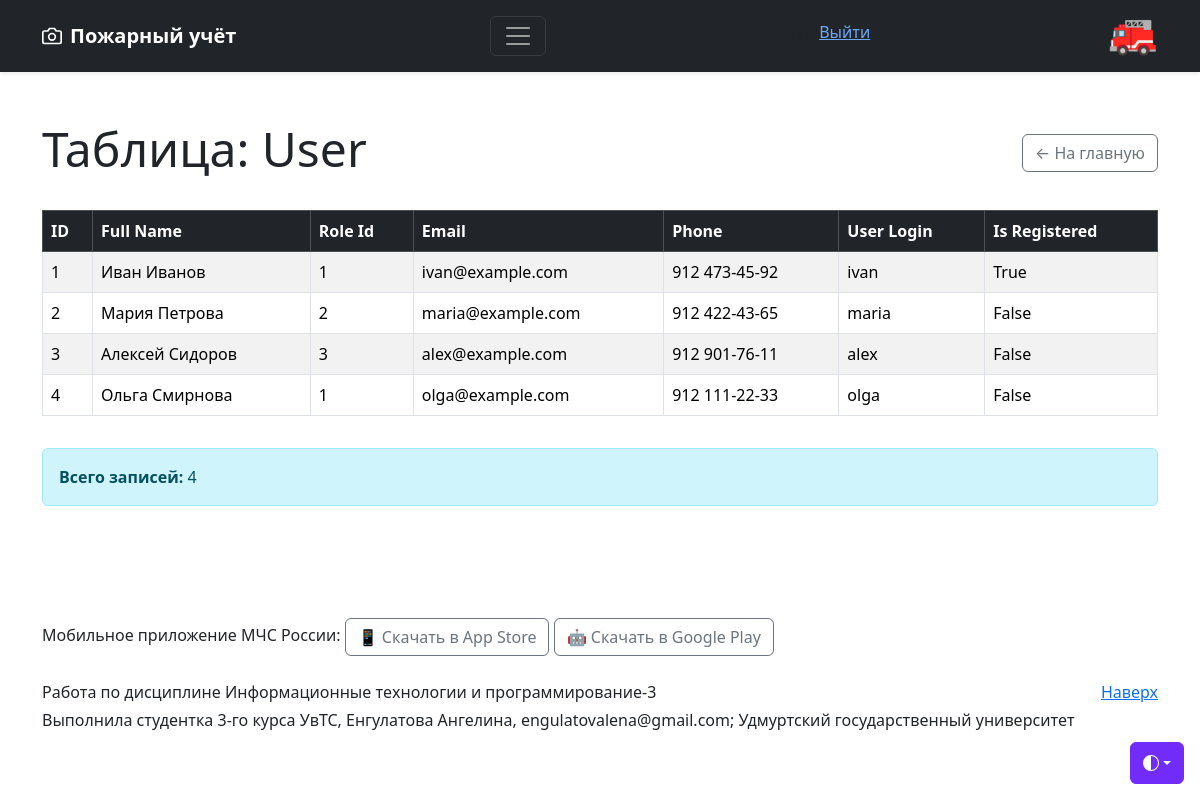
The app's page /objects/user (signed in) with its own data.
### models.py (models this page shows, shortened)
class Registered_Users(UserMixin, db.Model):
    __tablename__ = 'registered_users'
    id = db.Column(db.Integer, primary_key=True)
    username = db.Column(db.String(80), unique=True, nullable=False)
    password_hash = db.Column(db.String(255), nullable=False)

class User(db.Model):
    __tablename__ = 'user'
    id = db.Column(db.Integer, primary_key=True)
    full_name = db.Column(db.String(100), nullable=False)
    role_id = db.Column(db.Integer, nullable=False)
    email = db.Column(db.String(120), unique=True, nullable=False)
    phone = db.Column(db.String(24), nullable=False)
    user_login = db.Column(db.String(80), unique=True, nullable=True)
    is_registered = db.Column(db.Boolean, default=False, nullable=False)

### app.py (the view, shortened to what this page needs)
@app.route('/objects/<table_name>')
def objects(table_name):
    table_map = {
        'user': User,
        'machines_property': Machines_Property,
        'technical_maintenance': Technical_Maintenance,
        'attestations': Attestations,
        'usersAttestations': UsersAttestations,
        'usersAtDivisions': UsersAtDivisions,
        'vacations': Vacations,
        'forces_resources': Forces_resources
    }
    if table_name not in table_map:
        return "Таблица не найдена", 404
    model = table_map[table_name]
    items = model.query.all()
    columns = [col.name for col in model.__table__.columns if col.name != 'id']
    return render_template('objects.html',
                           table_name=table_name,
                           items=items,
                           columns=columns)

### app.py (called while the page is built)
@login_manager.user_loader
def load_user(user_id):
    return Registered_Users.query.get(int(user_id))

### templates/objects.html (shortened to what this page needs)
{% extends "base.html" %}
{% block content %}
<div class="container py-5">
    <div class="d-flex justify-content-between align-items-center mb-4">
        <h1 class="display-5">Таблица: {{ table_name|capitalize }}</h1>
        <a href="{{ url_for('index') }}" class="btn btn-outline-secondary">
            ← На главную
        </a>
    </div>
    {% if items %}
    <div class="table-responsive">
        <table class="table table-striped table-hover table-bordered">
            <thead class="table-dark">
                <tr>
                    <th>ID</th>
                    {% for column in columns %}
                    <th>{{ column|replace('_', ' ')|title }}</th>
                    {% endfor %}
                </tr>
            </thead>
            <tbody>
                {% for item in items %}
                <tr>
                    <td>{{ item.id }}</td>
                    {% for column in columns %}
                    <td>{{ item[column] }}</td>
                    {% endfor %}
                </tr>
                {% endfor %}
            </tbody>
        </table>
    </div>
    <div class="alert alert-info mt-3">
        <strong>Всего записей:</strong> {{ items|length }}
    </div>
    {% else %}
    <div class="alert alert-warning">
        Таблица пуста. Нет данных для отображения.
    </div>
    {% endif %}
</div>
{% endblock %}

### templates/base.html (shortened to what this page needs)
<!DOCTYPE html>
<html lang="ru" data-bs-theme="auto">
<head>
    <link href="https://cdn.jsdelivr.net/npm/bootstrap@5.3.3/dist/css/bootstrap.min.css"
          rel="stylesheet">
    <link rel="stylesheet" href="{{ url_for('static', filename='css/main.css') }}">
</head>
<body>
    <div class="dropdown position-fixed bottom-0 end-0 mb-3 me-3 bd-mode-toggle">
        <button class="btn btn-bd-primary py-2 dropdown-toggle d-flex align-items-center"
                id="bd-theme" type="button" aria-expanded="false"
                data-bs-toggle="dropdown" aria-label="Toggle theme (auto)">
            <svg class="bi my-1 theme-icon-active" aria-hidden="true"><use href="#circle-half"></use></svg>
        </button>
    </div>
    <header data-bs-theme="dark">
        <div class="navbar navbar-dark bg-dark shadow-sm">
            <div class="container">
                <a href="{{ url_for('index') }}" class="navbar-brand d-flex align-items-center">
                    <strong>Пожарный учёт</strong>
                </a>
                <button class="navbar-toggler" type="button" data-bs-toggle="collapse" data-bs-target="#navbarHeader" aria-controls="navbarHeader" aria-expanded="false" aria-label="Toggle navigation">
                    <span class="navbar-toggler-icon"></span>
                </button>
                <div class="user-info">
                    <p>{{ current_user.username }} <a href="{{ url_for('logout') }}">   Выйти</a></p>
                </div>
                <h1>🚒</h1>
            </div>
        </div>
    </header>
    <main>
        {% block content %}{% endblock %}
    </main>
    <footer class="text-body-secondary py-5">
        <div class="container">
             <div class="mainpage-col__section-half">
                Мобильное приложение МЧС России:
                <a class="app-link btn btn-outline-secondary" href="https://apps.apple.com/app/id1530044766" target="_blank" title="App Store">
                    📱 Скачать в App Store</a>
                    <a class="app-link btn btn-outline-secondary" href="https://play.google.com/store/apps/details?id=io.citizens.security&hl=ru" target="_blank" title="Google Play">
                    🤖 Скачать в Google Play</a><br><br>
            </div>
            <p class="float-end mb-1"><a href="#">Наверх</a></p>
            <p class="mb-1">Работа по дисциплине Информационные технологии и программирование-3</p>
            <p class="mb-0">Выполнила студентка 3-го курса УвТС, Енгулатова Ангелина, engulatovalena@gmail.com; Удмуртский государственный университет</p>
    </footer>

### static/css/main.css (style rules this page uses)
.bi { vertical-align: -0.125em; fill: currentColor; }
.btn-bd-primary { --bd-violet-bg: #712cf9; --bd-violet-rgb: 112.520718, 44.062154, 249.437846; --bs-btn-font-weight: 600; --bs-btn-color: var(--bs-white); --bs-btn-bg: var(--bd-violet-bg); --bs-btn-border-color: var(--bd-violet-bg); --bs-btn-hover-color: var(--bs-white); --bs-btn-hover-bg: #6528e0; --bs-btn-hover-border-color: #6528e0; --bs-btn-focus-shadow-rgb: var(--bd-violet-rgb); --bs-btn-active-color: var(--bs-btn-hover-color); --bs-btn-active-bg: #5a23c8; --bs-btn-active-border-color: #5a23c8; }
.bd-mode-toggle { z-index: 1500; }
.bd-mode-toggle .bi { width: 1em; height: 1em; }
.text-body-secondary { color: #212529 !important; }

### records on screen
Registered_Users: username "ivan"
User: id "1", full_name "Иван Иванов" "1" "ivan@example.com" "912 473-45-92" "ivan" "True"
User: id "2", full_name "Мария Петрова" "2" "maria@example.com" "912 422-43-65" "maria" "False"
User: id "3", full_name "Алексей Сидоров" "3" "alex@example.com" "912 901-76-11" "alex" "False"
User: id "4", full_name "Ольга Смирнова" "1" "olga@example.com" "912 111-22-33" "olga" "False"

### other values on screen
{{ table_name|capitalize }} "User"
{{ column|replace('_', ' ')|title }} "Full Name" "Role Id" "Email" "Phone" "User Login" "Is Registered"
{{ items|length }} "4"
